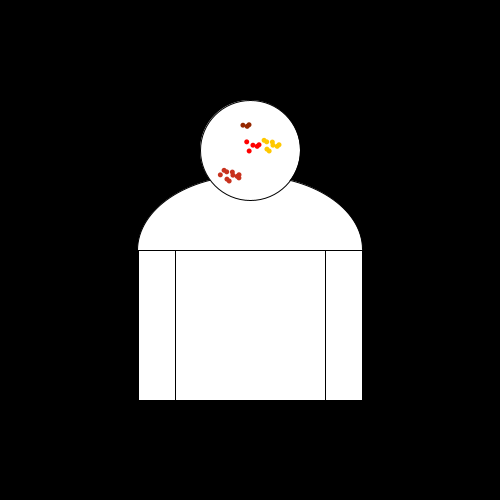
Frame 1 (no input)
Frame 60 (the mouse pressed at the canvas centre just before this capture): identical to frame 1, image omitted
Frame 120 (the mouse held since frame 60 and released just before this capture): identical to frame 1, image omitted

The Processing sketch that drew this single still picture (run headless with seeded random() and noise(); from frame 60 on, the mouse is pressed at the canvas centre):

// Processing sketch: Portrait_10_ext_function_c_array
// ── Portrait_10_ext_function_c_array.pde
/* 
 *  Portrait 03
 *  Einfache Variablen
 *  HKB 16 Parametric Design, MR
 */

int dicke=150;
int mitteX;
int mitteY;

int maxpickels=10;
float [] pickelposx=new float[maxpickels];
float [] pickelposy=new float[maxpickels];

// Setup Funktion, wird einmal aufgerufen
void setup() { 
  size(500, 500);
  mitteX=width/2;
  mitteY=height/2;  

  for (int i=0; i<maxpickels; i++) {
    pickelposx[i]=random(-10, 10);
    pickelposy[i]=random(-10, 10);
  }
}


// Draw Funktion, wird geloopt
void draw() {
  background(0);

  fill(255);
  arc(mitteX, mitteY, dicke*1.5, 150, -PI, 0, OPEN); // Schulter
  ellipse(mitteX, mitteY-100, 100, 100); // Kopf
  rect(mitteX-dicke/2, mitteY, dicke, 150); // Bauch
  rect(mitteX-dicke/2-dicke/4, mitteY, dicke/4, 150); // linker Arm
  rect(mitteX+dicke/2, mitteY, dicke/4, 150); // rechter Arm

  // P I C K E L
  drawPickels(mitteX, mitteY-100, 5, color(255, 0, 0), 10);
  drawPickels(mitteX-10, mitteY-120, 3, color(150, 40, 0), 10);
  drawPickels(mitteX+20, mitteY-100, 8, color(255, 200, 0), 10);
  drawPickels(mitteX-20, mitteY-70, 10, color(200, 50, 30), 10);
}


void drawPickels(float pickelherdx, float pickelherdy, int numpickels, int pickelcolor, float pickelabstand) {
  pushStyle();
  pushMatrix();
  translate(pickelherdx, pickelherdy);
  noStroke();
  fill(pickelcolor);
  for (int i=0; i<numpickels; i++) {
    ellipse(pickelposx[i], pickelposy[i], 5, 5);
  }   
  popMatrix();
  popStyle();
}
